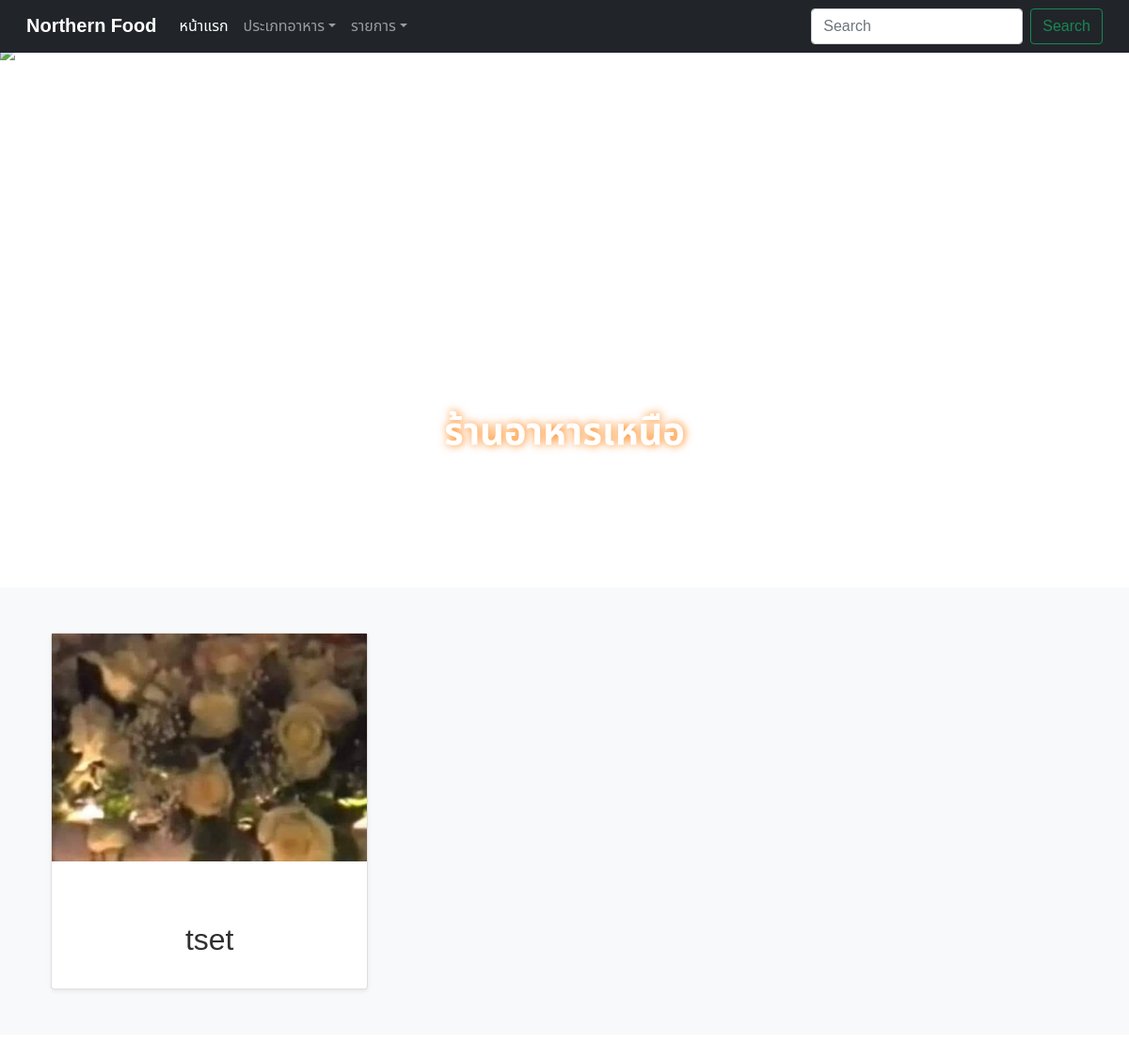
The page /res_user.php on the database as committed earlier.
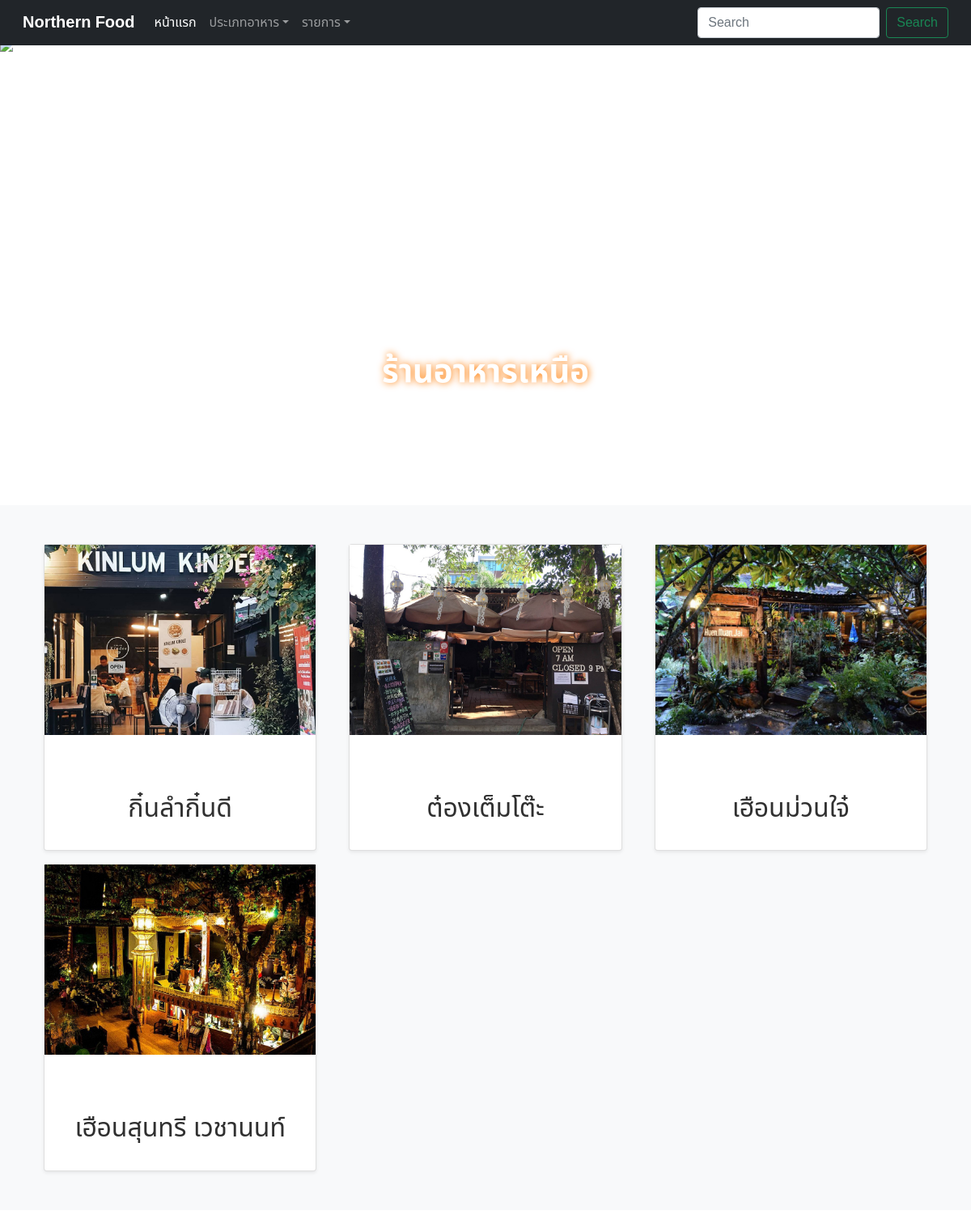
The same page on the database as committed later.
### tables this page shows
CREATE TABLE `nf_res` (
  `res_id` int(11) NOT NULL,
  `res_name` varchar(100) NOT NULL,
  `res_img` text NOT NULL,
  `res_map` text NOT NULL,
  `res_bg` text NOT NULL,
  `res_desc` text NOT NULL
);

### res_user.php (the view, shortened to what this page needs)
<?php
require_once 'template_user/head_template.php';
require_once 'template_user/navbar_template.php';
include_once('./admin_page/model/connection.php');
$res = $db->prepare('SELECT * from nf_res');
$res->execute();
$res_row = $res->fetchAll();
?>
<main>
    <div id="myCarousel" class="carousel slide carousel-fade" data-bs-ride="carousel">
        <div class="carousel-indicators">
            <button type="button" data-bs-target="#myCarousel" data-bs-slide-to="0" class="active" aria-current="true" aria-label="Slide 1"></button>
            <button type="button" data-bs-target="#myCarousel" data-bs-slide-to="1" aria-label="Slide 2"></button>
            <button type="button" data-bs-target="#myCarousel" data-bs-slide-to="2" aria-label="Slide 3"></button>
        </div>
        <div class="carousel-inner">
            <div class="carousel-item active">
                <img src="./img/cover-1.jpg">
                <div class="container">
                    <div class="carousel-caption">
                        <h1 class="title-center">ร้านอาหารเหนือ</h1>
                    </div>
                </div>
            </div>
        </div>
        <button class="carousel-control-prev" type="button" data-bs-target="#myCarousel" data-bs-slide="prev">
            <span class="carousel-control-prev-icon" aria-hidden="true"></span>
        </button>
        <button class="carousel-control-next" type="button" data-bs-target="#myCarousel" data-bs-slide="next">
            <span class="carousel-control-next-icon" aria-hidden="true"></span>
        </button>
    </div>
    <div class="album py-5 bg-light">
        <div class="container">
            <div class="row row-cols-1 row-cols-sm-2 row-cols-md-2 row-cols-lg-3 g-3">
                <?php foreach ($res_row as $row) { ?>
                    <a href="res_detail.php?res_id=<?php echo $row['res_id']; ?>" target="_blank" class="card-hover">
                        <div class="col">
                            <div class="card shadow-sm hover-zoom">
                                <figure class="figure-list"><img class="img-fluid " src="upload/res/img/<?php echo $row['res_img'] ?>" width="100%"></figure>
                                <div class="card-body">
                                    <p class="card-text">
                                    <h2 style="text-align: center;"><?php echo $row['res_name'] ?></h2>
                                    </p>
                                </div>
                            </div>
                        </div>
                    </a>
                <?php } ?>
            </div>
        </div>
    </div>
</main>
<?php
require_once 'template_user/script_template.php';
?>

Rows that differ between the two databases and show on the page:
removed nf_res: res_img (picture), res_name "tset"
added nf_res: res_img (picture), res_name "กิ๋นลำกิ๋นดี"
added nf_res: res_img (picture), res_name "ต๋องเต็มโต๊ะ"
added nf_res: res_img (picture), res_name "เฮือนม่วนใจ๋"
added nf_res: res_img (picture), res_name "เฮือนสุนทรี เวชานนท์"
